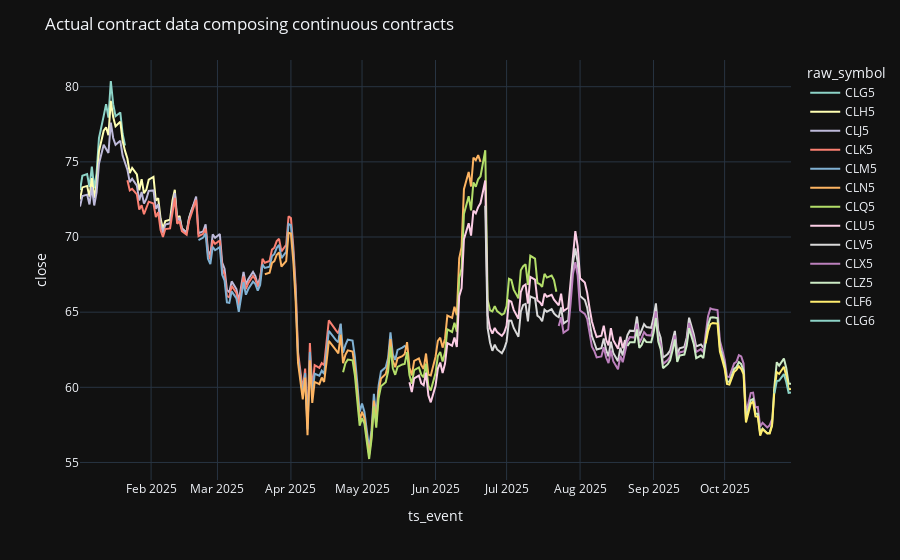

The notebook cell saved with this chart:
### Code cell
fig = px.line(ohlcv_exp, x="ts_event", y="close", color="raw_symbol")
fig.update_layout(title_text="Actual contract data composing continuous contracts")
fig.show()
